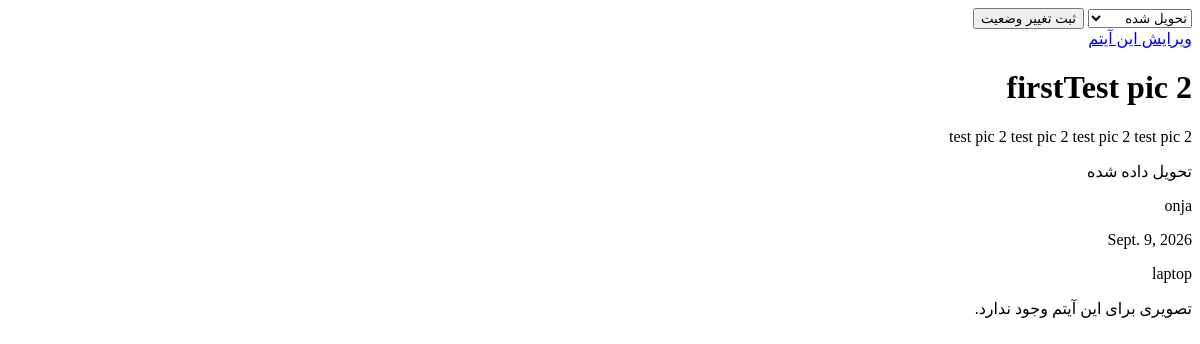
The app's page /item/17/ (signed in), older data.
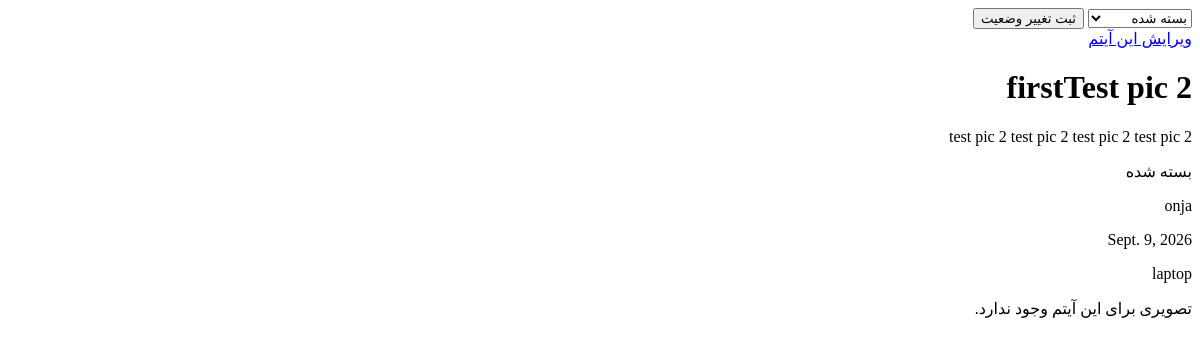
The same page, newer data.
### core/models.py (models this page shows, shortened)
class Item(models.Model):
    class Status(models.TextChoices):
        OPEN = "open", "باز"
        REVIEWING = "reviewing", "در حال بررسی"
        DELIVERED = "delivered", "تحویل داده شده"
        CLOSED = "closed", "بسته شده"
    title = models.CharField(max_length=128)
    description = models.TextField()
    location = models.CharField(max_length=200)
    event_date = models.DateField()
    created_at = models.DateTimeField(auto_now_add=True)
    category = models.ForeignKey(
        Category,
        on_delete=models.PROTECT,
        related_name='items_category'
    )
    status = models.CharField(
        max_length=20,
        choices=Status.choices,
        default=Status.OPEN
    )
    created_by = models.ForeignKey(
        User,
        on_delete=models.CASCADE,
        related_name='items_user'
    )
    image = models.ImageField(
        upload_to="items/",
        blank=True,
        null=True
    )

class Category(models.Model):
    title = models.CharField(max_length=100)
    def __str__(self):
        return self.title

### core/views.py (the view)
# urls.py: path("<int:pk>/", item_detail, name='item_detail'),
@login_required
def item_detail(requests, pk):
    item = get_object_or_404(
        Item,
        id=pk
    )
    return render(
        requests,
        "items/item_detail.html",
        {"item": item}
    )

### templates/items/item_detail.html (shortened to what this page needs)
{% extends "base.html" %}
{% block content %}
<form method="post" action="{% url 'change_status_item' item.id %}">
    <select name="status">
        <option value="delivered"
            {%if item.status == "delivered"%}
                selected
            {% endif %}
        >
            تحویل شده
        </option>
        <option value="closed"
            {%if item.status == "closed"%}
                selected
            {% endif %}
        >
            بسته شده
        </option>
    </select>
    <button type="submit"> ثبت تغییر وضعیت </button>
</form>
<a href="{% url 'update_item' item.id %}"> ویرایش این آیتم </a>
<h1> {{item.title}} </h1>
<p>  {{item.description}} </p>
<p>  {{item.get_status_display }} </p>
<p>  {{item.location }} </p>
<p>  {{item.event_date }} </p>
<p>  {{item.category }} </p>
{% if item.image %}
    <img src="{{item.image.url}}" alt="{{item.title}}"/>
{% else %}
    <p>تصویری برای این آیتم وجود ندارد.</p>
{% endif %}
{% endblock %}

### templates/base.html (shortened to what this page needs)
<!DOCTYPE html>
<html lang="fa" dir="rtl">
<head>
</head>
<body>
    <main>
        {% block content %}
        {% endblock %}
    </main>
</body>
</html>

Row changes from the older to the newer data that the page shows:
changed Item "firstTest pic 2": status "تحویل شده" → "بسته شده"; status "تحویل داده شده" → "بسته شده"
